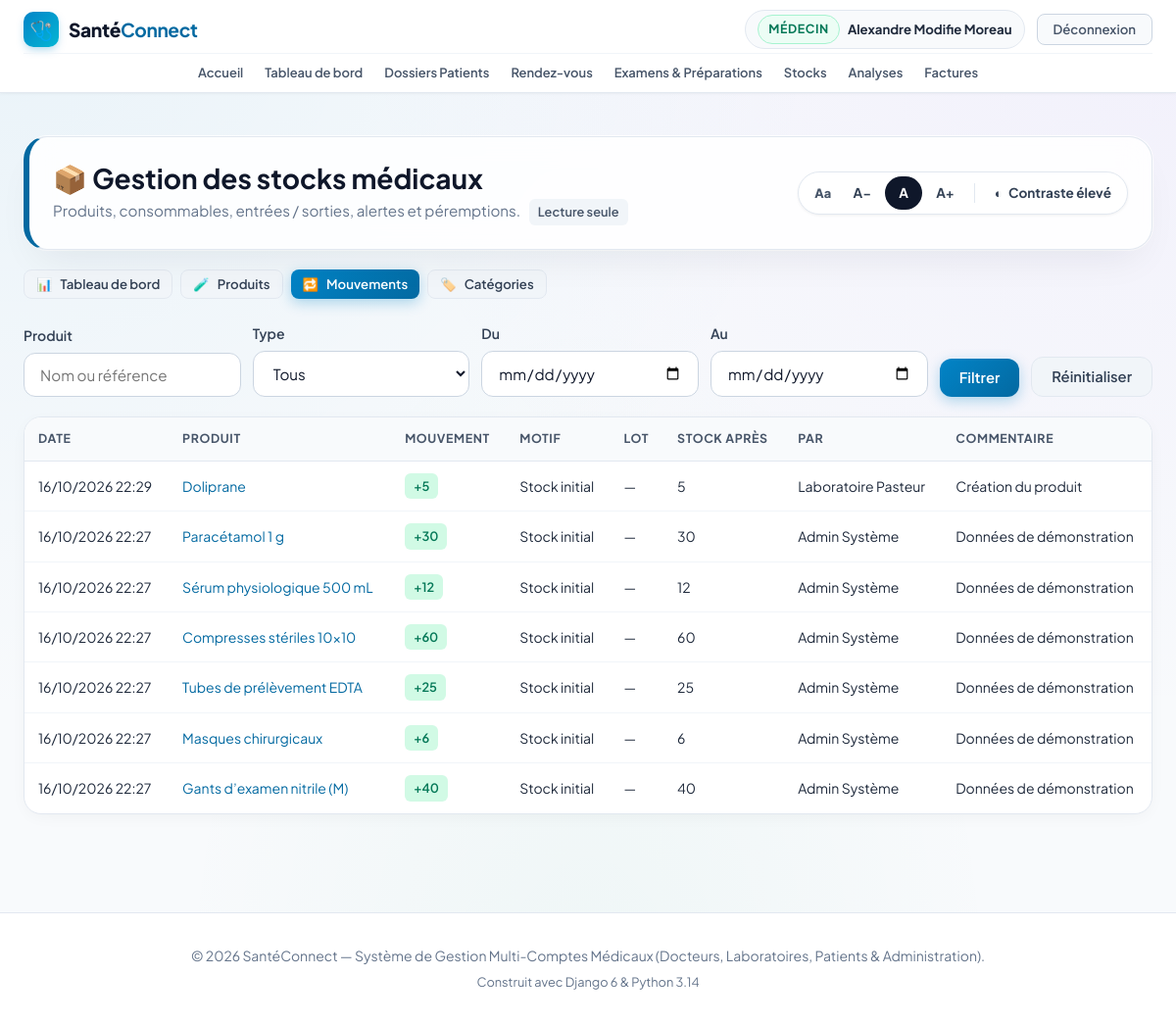
Page /stock/mouvements/ (signed in) on the committed database.
### accounts/models.py (models this page shows, shortened)
class User(AbstractUser):
    class Role(models.TextChoices):
        ADMIN = 'ADMIN', 'Administrateur'
        DOCTEUR = 'DOCTEUR', 'Médecin'
        LABORATOIRE = 'LABORATOIRE', 'Laborantin'
        PATIENT = 'PATIENT', 'Patient'
    role = models.CharField(
        max_length=20,
        choices=Role.choices,
        default=Role.PATIENT,
        verbose_name="Rôle utilisateur"
    )
    phone = models.CharField(max_length=25, blank=True, null=True, verbose_name="Téléphone")
    address = models.CharField(max_length=255, blank=True, null=True, verbose_name="Adresse")
    city = models.CharField(max_length=100, blank=True, null=True, verbose_name="Ville")
    is_verified = models.BooleanField(
        default=False,
        verbose_name="Compte certifié / validé",
        help_text="Coché par l'administrateur pour valider l'activité d'un docteur ou laboratoire."
    )
    objects = CustomUserManager()
    class Meta:
        verbose_name = "Utilisateur"
        verbose_name_plural = "Tous les Utilisateurs"
    @property
    def is_doctor(self):
        return self.role == self.Role.DOCTEUR
    @property
    def is_laboratory(self):
        return self.role == self.Role.LABORATOIRE
    @property
    def is_patient(self):
        return self.role == self.Role.PATIENT
    @property
    def is_admin_user(self):
        return self.role == self.Role.ADMIN or self.is_superuser

### stock/models.py (models this page shows, shortened)
class MouvementStock(models.Model):
    class Type(models.TextChoices):
        ENTREE = "ENTREE", "Entrée"
        SORTIE = "SORTIE", "Sortie"
    class Motif(models.TextChoices):
        INITIAL = "INITIAL", "Stock initial"
        ACHAT = "ACHAT", "Réception / achat"
        RETOUR = "RETOUR", "Retour en stock"
        AJUSTEMENT_PLUS = "AJUSTEMENT_PLUS", "Ajustement d’inventaire (+)"
        UTILISATION = "UTILISATION", "Utilisation / consommation"
        PEREMPTION = "PEREMPTION", "Mise au rebut (péremption)"
        PERTE = "PERTE", "Casse / perte"
        AJUSTEMENT_MOINS = "AJUSTEMENT_MOINS", "Ajustement d’inventaire (−)"
    produit = models.ForeignKey(Produit, on_delete=models.PROTECT, related_name="mouvements")
    type = models.CharField("Type", max_length=10, choices=Type.choices)
    motif = models.CharField("Motif", max_length=20, choices=Motif.choices)
    quantite = models.PositiveIntegerField("Quantité", validators=[MinValueValidator(1)])
    stock_apres = models.PositiveIntegerField("Stock après mouvement")
    numero_lot = models.CharField("N° de lot", max_length=50, blank=True)
    commentaire = models.CharField("Commentaire", max_length=255, blank=True)
    utilisateur = models.ForeignKey(
        settings.AUTH_USER_MODEL, on_delete=models.SET_NULL, null=True, blank=True,
        related_name="mouvements_stock", verbose_name="Effectué par",
    )
    date = models.DateTimeField("Date", auto_now_add=True)
    class Meta:
        verbose_name = "Mouvement de stock"
        verbose_name_plural = "Mouvements de stock"
        ordering = ["-date", "-id"]
    @property
    def auteur(self):
        u = self.utilisateur
        return (u.get_full_name() or u.username) if u else "—"

class Produit(models.Model):
    class Unite(models.TextChoices):
        UNITE = "UNITE", "Unité"
        BOITE = "BOITE", "Boîte"
        PAQUET = "PAQUET", "Paquet"
        FLACON = "FLACON", "Flacon"
        SACHET = "SACHET", "Sachet"
        KIT = "KIT", "Kit"
        LITRE = "LITRE", "Litre"
    nom = models.CharField("Nom du produit", max_length=150)
    reference = models.CharField(
        "Référence", max_length=50, unique=True, null=True, blank=True,
        help_text="Laissez vide pour générer automatiquement (PRD-00001...).",
    )
    categorie = models.ForeignKey(
        Categorie, verbose_name="Catégorie", on_delete=models.SET_NULL,
        null=True, blank=True, related_name="produits",
    )
    unite = models.CharField("Unité", max_length=10, choices=Unite.choices, default=Unite.UNITE)
    fournisseur = models.CharField("Fournisseur", max_length=150, blank=True)
    emplacement = models.CharField(
        "Emplacement de stockage", max_length=100, blank=True,
        help_text="Ex. : Armoire B, étagère 2.",
    )
    prix_unitaire = models.DecimalField(
        "Prix unitaire (€)", max_digits=8, decimal_places=2, null=True, blank=True,
        validators=[MinValueValidator(0)],
    )
    quantite = models.PositiveIntegerField("Quantité en stock", default=0, editable=False)
    seuil_alerte = models.PositiveIntegerField(
        "Seuil d’alerte", default=10,
        help_text="Une alerte est affichée lorsque la quantité est inférieure ou égale à ce seuil.",
    )
    date_peremption = models.DateField(
        "Date de péremption", null=True, blank=True,
        help_text="Laissez vide pour un produit sans date de péremption.",
    )
    description = models.TextField("Description", blank=True)
    actif = models.BooleanField("Actif", default=True)
    created_at = models.DateTimeField(auto_now_add=True)
    updated_at = models.DateTimeField(auto_now=True)
    objects = ProduitQuerySet.as_manager()
    class Meta:
        verbose_name = "Produit médical"
        verbose_name_plural = "Produits médicaux"
        ordering = ["nom"]

### stock/views.py (the view)
# urls.py: path("mouvements/", views.mouvement_list, name="mouvement_list"),
@stock_consultation_requise
def mouvement_list(request):
    qs = MouvementStock.objects.select_related("produit", "utilisateur")
    q = request.GET.get("q", "").strip()
    type_sel = request.GET.get("type", "")
    debut = parse_date(request.GET.get("date_debut", "") or "")
    fin = parse_date(request.GET.get("date_fin", "") or "")
    if q:
        qs = qs.filter(Q(produit__nom__icontains=q) | Q(produit__reference__icontains=q))
    if type_sel in Type.values:
        qs = qs.filter(type=type_sel)
    if debut:
        qs = qs.filter(date__date__gte=debut)
    if fin:
        qs = qs.filter(date__date__lte=fin)
    page, querystring = _paginer(request, qs, par_page=20)
    return render(request, "stock/mouvement_list.html", {
        "page_obj": page, "querystring": querystring, "q": q, "type_sel": type_sel,
        "date_debut": request.GET.get("date_debut", ""), "date_fin": request.GET.get("date_fin", ""),
        "types": Type.choices, "can_manage": peut_gerer_stock(request.user),
    })

### stock/permissions.py (called while the page is built)
def peut_consulter_stock(user):
    return user.is_authenticated and (user.is_admin_user or user.is_laboratory or user.is_doctor)

def peut_gerer_stock(user):
    return user.is_authenticated and (user.is_admin_user or user.is_laboratory)

def _creer_decorateur(verifier, message):
    def decorateur(vue):
        @wraps(vue)
        def enveloppe(request, *args, **kwargs):
            if not request.user.is_authenticated:
                return redirect_to_login(request.get_full_path())
            if not verifier(request.user):
                messages.error(request, message)
                return redirect("dashboard")
            return vue(request, *args, **kwargs)
        return enveloppe
    return decorateur

### stock/views.py (called while the page is built)
def _paginer(request, queryset, par_page=15):
    page = Paginator(queryset, par_page).get_page(request.GET.get("page"))
    params = request.GET.copy()
    params.pop("page", None)
    return page, params.urlencode()

### stock/templates/stock/mouvement_list.html (shortened to what this page needs)
{% extends 'stock/base_stock.html' %}
{% block content %}
<div class="container">
    {% include 'stock/_header.html' with active='mouvements' %}
    <form method="get" class="filters-bar" role="search" aria-label="Filtrer les mouvements">
        <div class="form-group"><label class="form-label" for="m-q">Produit</label>
            <input type="text" id="m-q" name="q" value="{{ q }}" class="form-input" placeholder="Nom ou référence"></div>
        <div class="form-group"><label class="form-label" for="m-type">Type</label>
            <select id="m-type" name="type" class="form-select"><option value="">Tous</option>
            </select></div>
        <div class="form-group"><label class="form-label" for="m-d1">Du</label><input type="date" id="m-d1" name="date_debut" value="{{ date_debut }}" class="form-input"></div>
        <div class="form-group"><label class="form-label" for="m-d2">Au</label><input type="date" id="m-d2" name="date_fin" value="{{ date_fin }}" class="form-input"></div>
        <button type="submit" class="btn btn-primary">Filtrer</button>
        <a href="{% url 'stock:mouvement_list' %}" class="btn btn-secondary">Réinitialiser</a>
    </form>
    <div class="table-responsive">
        <table class="data-table"><caption class="sr-only">Historique des mouvements de stock</caption>
            <thead><tr><th scope="col">Date</th><th scope="col">Produit</th><th scope="col">Mouvement</th><th scope="col">Motif</th><th scope="col">Lot</th><th scope="col">Stock après</th><th scope="col">Par</th><th scope="col">Commentaire</th></tr></thead>
            <tbody>
            {% for m in page_obj %}
                <tr>
                    <td style="white-space:nowrap;">{{ m.date|date:"d/m/Y H:i" }}</td>
                    <td><a href="{% url 'stock:produit_detail' m.produit.pk %}">{{ m.produit.nom }}</a></td>
                    <td><span class="status-pill {% if m.type == 'ENTREE' %}verified{% else %}info{% endif %}"><span aria-hidden="true">{% if m.type == 'ENTREE' %}+{% else %}−{% endif %}{{ m.quantite }}</span><span class="sr-only">{{ m.get_type_display }} de {{ m.quantite }}</span></span></td>
                    <td>{{ m.get_motif_display }}</td>
                    <td>{{ m.numero_lot|default:"—" }}</td>
                    <td>{{ m.stock_apres }}</td>
                    <td>{{ m.auteur }}</td>
                    <td>{{ m.commentaire|default:"—" }}</td>
                </tr>
            {% empty %}
                <tr><td colspan="8" class="empty-state" style="text-align:center;">Aucun mouvement trouvé.</td></tr>
            {% endfor %}
            </tbody>
        </table>
    </div>
    <div style="height:40px;"></div>
</div>
{% endblock %}

### templates/base.html (shortened to what this page needs)
{% load static %}
<!doctype html>
<html lang="fr">
  <head>
    <link rel="stylesheet" href="{% static 'css/style.css' %}?v=20261027_1" />
    {% block extra_css %}{% endblock %}
  </head>
  <body>
    <nav class="navbar" id="main-navbar" aria-label="Navigation principale">
      <div class="container navbar-inner">
        <div class="navbar-brand-section">
          <a href="{% url 'home' %}" class="logo-brand" id="brand-logo-link">
            <span class="logo-icon">🩺</span>
            <span class="logo-text"
              >Santé<strong style="color: var(--primary)">Connect</strong></span
            >
          </a>
        </div>
        <div class="nav-links" id="main-nav-links">
          <a href="{% url 'home' %}" class="nav-item-link" id="nav-home"
            >Accueil</a
          >
          {% if user.is_authenticated %}
            <a href="{% url 'dashboard' %}" class="nav-item-link" id="nav-dashboard">Tableau de bord</a>
            {% if user.is_admin_user or user.is_doctor %}
              <a href="{% url 'dossiers_patients_list' %}" class="nav-item-link" id="nav-dossiers">Dossiers Patients</a>
            {% endif %}
            {% if user.is_admin_user or user.is_doctor or user.is_patient %}
              <a href="{% url 'rendezvous:rdv_list' %}" class="nav-item-link" id="nav-rendezvous">Rendez-vous</a>
            {% endif %}
            {% if user.is_admin_user or user.is_doctor %}
              <a href="{% url 'examens_list' %}" class="nav-item-link" id="nav-examens">Examens &amp; Préparations</a>
            {% endif %}
            {% if user.is_admin_user or user.is_laboratory or user.is_doctor %}
              <a href="{% url 'stock:dashboard' %}" class="nav-item-link" id="nav-stock">Stocks</a>
            {% endif %}
            {% if user.is_laboratory %}
              <a href="{% url 'laboratoire:prelevement_list' %}" class="nav-item-link" id="nav-laboratoire">Prélèvements</a>
            {% elif user.is_doctor %}
              <a href="{% url 'laboratoire:demande_list' %}" class="nav-item-link">Analyses</a>
            {% endif %}
            {% if user.is_admin_user or user.is_patient or user.is_doctor and user.is_verified %}
              <a href="{% url 'facture_list' %}" class="nav-item-link" id="nav-factures">Factures</a>
            {% endif %}
          {% endif %}
        </div>
        <div class="navbar-user-actions" id="nav-user-actions">
          {% if user.is_authenticated %}
          <div class="nav-user-badge" id="nav-user-profile">
            <span class="badge-role {{ user.role }}"
              >{{ user.get_role_display }}</span
            >
            <a
              href="{% url 'profile' %}"
              class="nav-user-name-link"
              id="nav-profile-edit"
              title="Mon profil"
              >{{ user.get_full_name|default:user.username }}</a
            >
          </div>
          <a
            href="{% url 'logout' %}"
            class="nav-logout-btn"
            id="btn-nav-logout"
            >Déconnexion</a
          >
          {% endif %}
        </div>
      </div>
    </nav>
    <main id="contenu" style="flex: 1; padding: 24px 0 60px">
      {% block content %}{% endblock %}
    </main>
    <footer class="footer">
      <div class="container">
        <p>
          © 2026 SantéConnect — Système de Gestion Multi-Comptes Médicaux
          (Docteurs, Laboratoires, Patients & Administration).
        </p>
        <p style="margin-top: 6px; font-size: 0.8rem; color: #64748b">
          Construit avec Django 6 & Python 3.14
        </p>
      </div>
    </footer>
  </body>
</html>

### stock/static/stock/stock.css (style rules this page uses)
.filters-bar { display: flex; flex-wrap: wrap; gap: 12px; align-items: flex-end; margin-bottom: 20px; }
.filters-bar .form-group { margin-bottom: 0; flex: 1 1 180px; }

### rows in the picture
User: role "MÉDECIN", get_full_name "Alexandre Modifie Moreau"
MouvementStock: date "16/10/2026 22:29", produit.nom "Doliprane", quantite "5", motif "Stock initial", numero_lot "—", stock_apres "5", auteur "Laboratoire Pasteur", commentaire "Création du produit"
MouvementStock: date "16/10/2026 22:27", produit.nom "Paracétamol 1 g", quantite "30", motif "Stock initial", numero_lot "—", stock_apres "30", auteur "Admin Système", commentaire "Données de démonstration"
MouvementStock: date "16/10/2026 22:27", produit.nom "Sérum physiologique 500 mL", quantite "12", motif "Stock initial", numero_lot "—", stock_apres "12", auteur "Admin Système", commentaire "Données de démonstration"
MouvementStock: date "16/10/2026 22:27", produit.nom "Compresses stériles 10x10", quantite "60", motif "Stock initial", numero_lot "—", stock_apres "60", auteur "Admin Système", commentaire "Données de démonstration"
MouvementStock: date "16/10/2026 22:27", produit.nom "Tubes de prélèvement EDTA", quantite "25", motif "Stock initial", numero_lot "—", stock_apres "25", auteur "Admin Système", commentaire "Données de démonstration"
MouvementStock: date "16/10/2026 22:27", produit.nom "Masques chirurgicaux", quantite "6", motif "Stock initial", numero_lot "—", stock_apres "6", auteur "Admin Système", commentaire "Données de démonstration"
MouvementStock: date "16/10/2026 22:27", produit.nom "Gants d’examen nitrile (M)", quantite "40", motif "Stock initial", numero_lot "—", stock_apres "40", auteur "Admin Système", commentaire "Données de démonstration"
